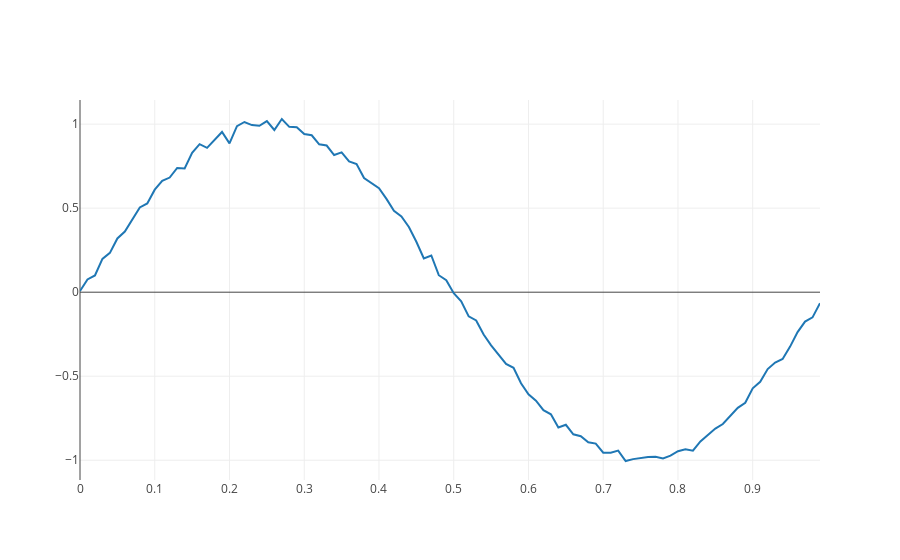

Notebook cell for this chart:
### Code cell
s_i = 0
e_i = s_i + 100
x = plotly.offline.iplot({
    "data": [Scatter(x=signal_time[s_i:e_i],y=signal_amp[s_i:e_i])],
    "layout": Layout(title="")
    
})
